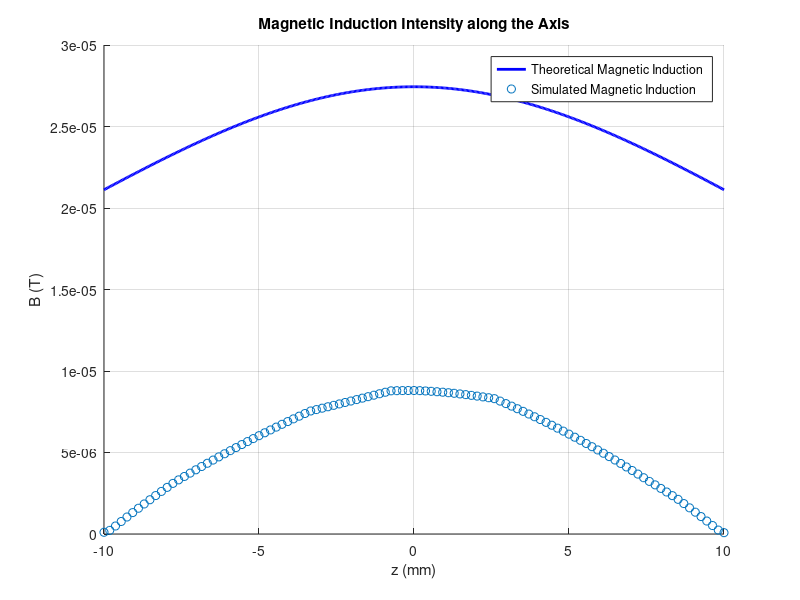

Write the MATLAB code that produced this figure.
% 清除命令窗口、工作空间和所有图形窗口
clc;
clear;
close all;

% 设定参数
R = 22.9e-3; % 导线半径 (米)
I = 1; % 电流 (安培)
mu = 4 * pi * 1e-7; % 真空磁导率 (H/m)

% 导入仿真数据
data = importdata('test2.txt'); % 导入数据
z_sim = data.data(:, 1) * 1e-3; % 将仿真数据中的z从毫米转换为米
B_sim = data.data(:, 2); % 仿真数据中的B

% 定义z的范围用于理论计算
z_theory = linspace(min(z_sim), max(z_sim), 500);

% 计算理论磁感应强度沿轴的分布
B_theory = zeros(size(z_theory));

for i = 1:length(z_theory)
    z = z_theory(i);
    if z == 0
        B_theory(i) = mu * I / (2 * R); % 轴上z=0处的磁感应强度
    else
        B_theory(i) = (mu * I * R^2) / (2 * (R^2 + z^2)^(3/2)); % 轴上z处的磁感应强度
    end
end

% 绘图
figure;
hold on;
plot(z_theory * 1e3, B_theory, 'b-', 'LineWidth', 2); % 理论曲线，单位转换为毫米
scatter(z_sim * 1e3, B_sim, 'ro'); % 仿真散点图，用空心圆圈绘图
hold off;

% 设置图形标签和标题
xlabel('z (mm)');
ylabel('B (T)');
title('Magnetic Induction Intensity along the Axis');
legend('Theoretical Magnetic Induction', 'Simulated Magnetic Induction', 'Location', 'Best');

grid on;
